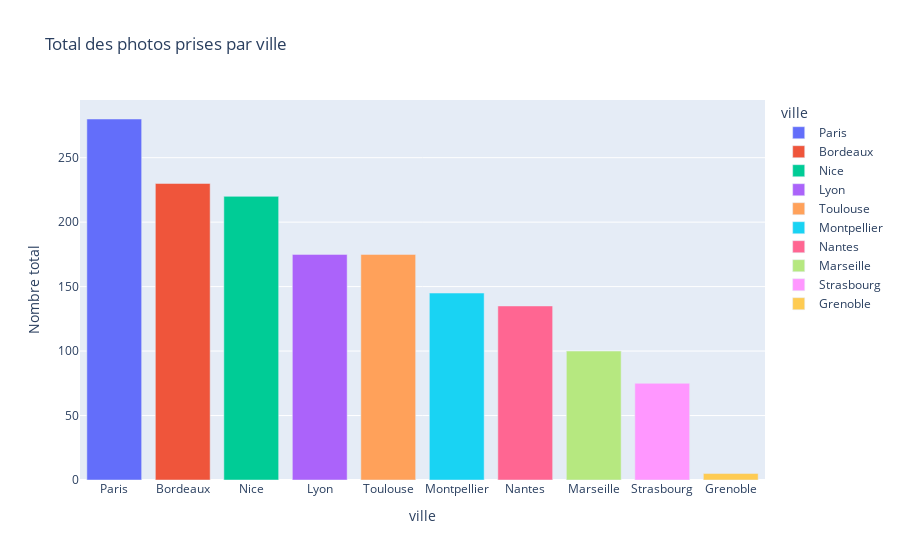

This figure's notebook cell:
### Markdown cell above
**TODO**

- Importer plotly.express sous le nom px
- Créer un graphique en barres représentant le total de photos par ville
- Trier les villes selon le nombre de photos de manière décroissante
- Afficher le graphique

### Code cell
# Write your code here

# Import de pandas (lecture csv) et plotly (graph)
import plotly.express as px
import pandas as pd

# Création d'un dataframe
df_trips = pd.read_csv('clean_travel_data.csv')

# Variable pour la somme des photos par ville
photos_par_ville = df_trips.groupby('city', as_index=False)['photos'].sum()
# Variable pour le tri décroissant
photos_par_ville = photos_par_ville.sort_values(by="photos", ascending=False)
# Paramétrage du graphique en barre
fig = px.bar(photos_par_ville, x='city', y='photos', color='city', title='Total des photos prises par ville', labels={'city': 'ville', 'photos': 'Nombre total'})

fig.show()

### Figure 1 — Plotly figure (JSON) as saved in the notebook; plotly's stock layout.template omitted (floating-point values rounded to 4 significant figures)
{"data": [{"hovertemplate": "ville=%{x}<br>Nombre total=%{y}<extra></extra>", "legendgroup": "Paris", "marker": {"color": "#636efa", "pattern": {"shape": ""}}, "name": "Paris", "orientation": "v", "showlegend": true, "textposition": "auto", "type": "bar", "x": ["Paris"], "xaxis": "x", "y": [280], "yaxis": "y"}, {"hovertemplate": "ville=%{x}<br>Nombre total=%{y}<extra></extra>", "legendgroup": "Bordeaux", "marker": {"color": "#EF553B", "pattern": {"shape": ""}}, "name": "Bordeaux", "orientation": "v", "showlegend": true, "textposition": "auto", "type": "bar", "x": ["Bordeaux"], "xaxis": "x", "y": [230], "yaxis": "y"}, {"hovertemplate": "ville=%{x}<br>Nombre total=%{y}<extra></extra>", "legendgroup": "Nice", "marker": {"color": "#00cc96", "pattern": {"shape": ""}}, "name": "Nice", "orientation": "v", "showlegend": true, "textposition": "auto", "type": "bar", "x": ["Nice"], "xaxis": "x", "y": [220], "yaxis": "y"}, {"hovertemplate": "ville=%{x}<br>Nombre total=%{y}<extra></extra>", "legendgroup": "Lyon", "marker": {"color": "#ab63fa", "pattern": {"shape": ""}}, "name": "Lyon", "orientation": "v", "showlegend": true, "textposition": "auto", "type": "bar", "x": ["Lyon"], "xaxis": "x", "y": [175], "yaxis": "y"}, {"hovertemplate": "ville=%{x}<br>Nombre total=%{y}<extra></extra>", "legendgroup": "Toulouse", "marker": {"color": "#FFA15A", "pattern": {"shape": ""}}, "name": "Toulouse", "orientation": "v", "showlegend": true, "textposition": "auto", "type": "bar", "x": ["Toulouse"], "xaxis": "x", "y": [175], "yaxis": "y"}, {"hovertemplate": "ville=%{x}<br>Nombre total=%{y}<extra></extra>", "legendgroup": "Montpellier", "marker": {"color": "#19d3f3", "pattern": {"shape": ""}}, "name": "Montpellier", "orientation": "v", "showlegend": true, "textposition": "auto", "type": "bar", "x": ["Montpellier"], "xaxis": "x", "y": [145], "yaxis": "y"}, {"hovertemplate": "ville=%{x}<br>Nombre total=%{y}<extra></extra>", "legendgroup": "Nantes", "marker": {"color": "#FF6692", "pattern": {"shape": ""}}, "name": "Nantes", "orientation": "v", "showlegend": true, "textposition": "auto", "type": "bar", "x": ["Nantes"], "xaxis": "x", "y": [135], "yaxis": "y"}, {"hovertemplate": "ville=%{x}<br>Nombre total=%{y}<extra></extra>", "legendgroup": "Marseille", "marker": {"color": "#B6E880", "pattern": {"shape": ""}}, "name": "Marseille", "orientation": "v", "showlegend": true, "textposition": "auto", "type": "bar", "x": ["Marseille"], "xaxis": "x", "y": [100], "yaxis": "y"}, {"hovertemplate": "ville=%{x}<br>Nombre total=%{y}<extra></extra>", "legendgroup": "Strasbourg", "marker": {"color": "#FF97FF", "pattern": {"shape": ""}}, "name": "Strasbourg", "orientation": "v", "showlegend": true, "textposition": "auto", "type": "bar", "x": ["Strasbourg"], "xaxis": "x", "y": [75], "yaxis": "y"}, {"hovertemplate": "ville=%{x}<br>Nombre total=%{y}<extra></extra>", "legendgroup": "Grenoble", "marker": {"color": "#FECB52", "pattern": {"shape": ""}}, "name": "Grenoble", "orientation": "v", "showlegend": true, "textposition": "auto", "type": "bar", "x": ["Grenoble"], "xaxis": "x", "y": [5], "yaxis": "y"}], "layout": {"barmode": "relative", "legend": {"title": {"text": "ville"}, "tracegroupgap": 0}, "title": {"text": "Total des photos prises par ville"}, "xaxis": {"anchor": "y", "categoryarray": ["Paris", "Bordeaux", "Nice", "Lyon", "Toulouse", "Montpellier", "Nantes", "Marseille", "Strasbourg", "Grenoble"], "categoryorder": "array", "domain": [0, 1], "title": {"text": "ville"}}, "yaxis": {"anchor": "x", "domain": [0, 1], "title": {"text": "Nombre total"}}}}
